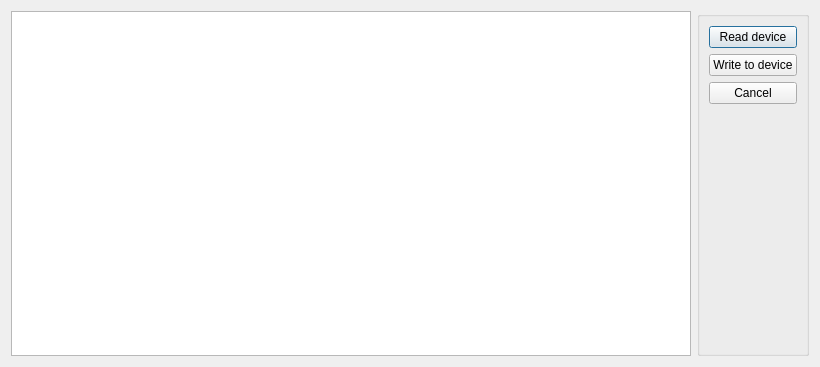
<?xml version="1.0" encoding="UTF-8"?>
<ui version="4.0">
 <class>WindDMXConverter_Setting</class>
 <widget class="QDialog" name="WindDMXConverter_Setting">
  <property name="geometry">
   <rect>
    <x>0</x>
    <y>0</y>
    <width>820</width>
    <height>367</height>
   </rect>
  </property>
  <property name="windowTitle">
   <string>Dialog</string>
  </property>
  <property name="windowIcon">
   <iconset resource="AG.qrc">
    <normaloff>:/AG-logo.png</normaloff>:/AG-logo.png</iconset>
  </property>
  <layout class="QHBoxLayout" name="horizontalLayout">
   <item>
    <widget class="QTableView" name="tableView_DMXMap">
     <property name="contextMenuPolicy">
      <enum>Qt::CustomContextMenu</enum>
     </property>
     <attribute name="horizontalHeaderDefaultSectionSize">
      <number>35</number>
     </attribute>
    </widget>
   </item>
   <item>
    <widget class="QGroupBox" name="groupBox">
     <property name="title">
      <string/>
     </property>
     <layout class="QVBoxLayout" name="verticalLayout">
      <item>
       <widget class="QPushButton" name="Btn_ReadFromDev">
        <property name="text">
         <string>Read device</string>
        </property>
       </widget>
      </item>
      <item>
       <widget class="QPushButton" name="Btn_WriteToDev">
        <property name="text">
         <string>Write to device</string>
        </property>
       </widget>
      </item>
      <item>
       <widget class="QPushButton" name="Btn_Cancel">
        <property name="text">
         <string>Cancel</string>
        </property>
       </widget>
      </item>
      <item>
       <spacer name="verticalSpacer">
        <property name="orientation">
         <enum>Qt::Vertical</enum>
        </property>
        <property name="sizeHint" stdset="0">
         <size>
          <width>20</width>
          <height>40</height>
         </size>
        </property>
       </spacer>
      </item>
     </layout>
    </widget>
   </item>
  </layout>
 </widget>
 <resources>
  <include location="AG.qrc"/>
 </resources>
 <connections/>
</ui>
